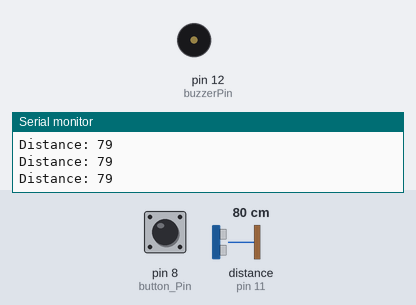
A sketch run on a simulated Arduino Uno, built with avr-gcc and run on an emulated ATmega328P. Parts: buzzer (waves = sounding), the last lines printed to the serial monitor. Wiring (inferred from the names in the program): ultrasonic range finder: trigger pin 10; echo pin 11. The test bench sets the inputs (shaded band); at power-on: distance to the obstacle (sensor on pin 11) 80 cm, pin 8 (button_Pin) LOW. The echo pulse lasts 58.3 µs per cm.

Above: at 1.2 s.
1.3 s: distance to the obstacle (sensor on pin 11) set to 2 cm
4.3 s: pin 8 (button_Pin) pulled HIGH for 0.15 s
At 4.39 s:
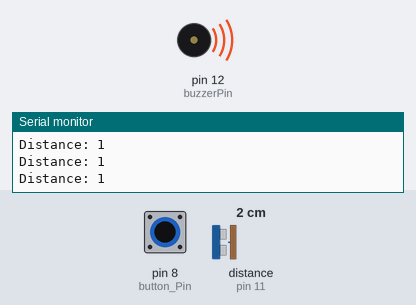
5.9 s: distance to the obstacle (sensor on pin 11) set to 299 cm
8.9 s: distance to the obstacle (sensor on pin 11) set to 18 cm
11.9 s: distance to the obstacle (sensor on pin 11) set to 4 cm
14.9 s: distance to the obstacle (sensor on pin 11) set to 35 cm
Timing chart, 0 to 17.9 s (numbered marks = the images above; inputs shaded):
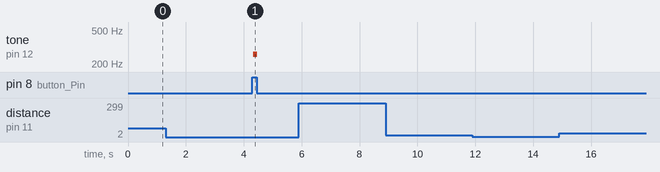

The sketch:

a1.ino
```cpp
// defining pin numbers
const int trig_Pin = 10;
const int echo_Pin = 11;
const int buzzerPin = 12;
const int button_Pin = 8;


long duration;
int distance;  // distance of hand from ultrasonic sensor

int buttonState = 0;  // reading the button state


void setup() {
  pinMode(trig_Pin, OUTPUT); // Sets the trig_Pin as an Output
  pinMode(echo_Pin, INPUT); // Sets the echo_Pin as an Input
  Serial.begin(9600); // Starts the serial communication
}
void loop() {
  // Clears the trig_Pin
  digitalWrite(trig_Pin, LOW);
  delayMicroseconds(2);

  digitalWrite(trig_Pin, HIGH);
  delayMicroseconds(10);
  digitalWrite(trig_Pin, LOW);

  buttonState = digitalRead(button_Pin);  //read button state

  duration = pulseIn(echo_Pin, HIGH);

  // Calculating the distance
  distance = duration * 0.0344 / 2;

  // Prints the distance on the Serial Monitor
  Serial.print("Distance: ");
  Serial.println(distance);


  // notes
  int notes[7] = {261, 294, 329, 349, 392, 440, 494};


  //if button is not pressed and hand is not in front
  if (distance < 0 || distance > 40 || buttonState == LOW) {

    noTone(12); //dont play music

  }

  //if button is pressed
  else if (buttonState == HIGH) {

    int sound = map(distance, 0, 50, 0, 6);
    tone(buzzerPin, notes[sound]);  // play notes depending on the distance of hand

  }

}
```

Measured:
- after the input at 4.3 s, tone on pin 12 (buzzerPin): silent → 261 Hz at once, → silent 0.15 s later
